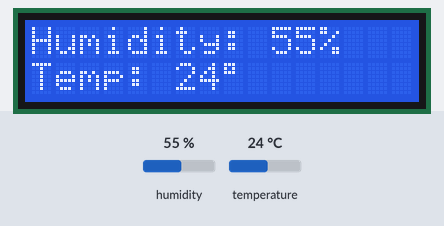
Simulated run of this sketch. Board: Arduino Uno, built with avr-gcc and run on an emulated ATmega328P. Parts: 16×2 character LCD. The inputs (shaded band) are chosen by the test bench; at power-on: humidity 55 %, temperature 24 °C.

Above: at 1.7 s.
1.8 s: humidity set to 22 %
At 3.4 s:
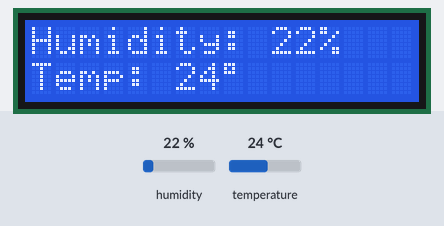
4.5 s: temperature set to 12 °C
At 5.2 s:
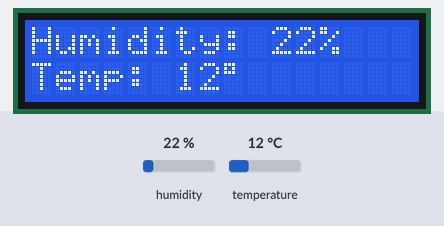
7.2 s: humidity set to 40 %
At 9.5 s:
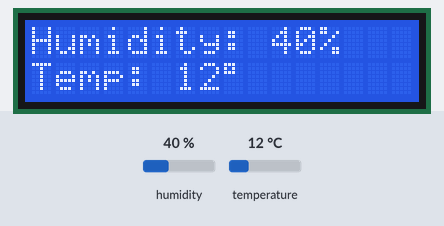
10.2 s: temperature set to 19 °C
At 11.1 s:
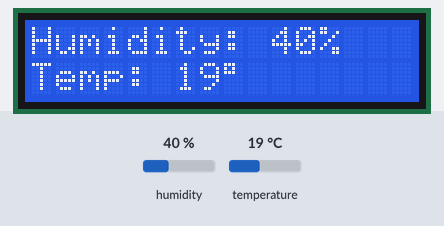
Timing chart, 0 to 13.2 s (numbered marks = the images above; inputs shaded):
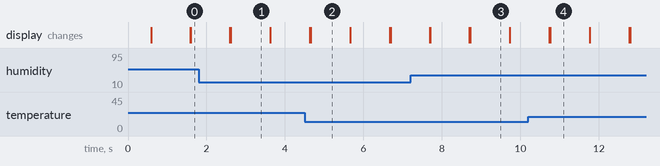

The sketch:

Temperature_and_Humidity_Sensor_with_LCD_Display.ino
```cpp
#include <LiquidCrystal.h>
#include <DHT.h>
#include <math.h>

const int sensePin = 2;
DHT dht = DHT(sensePin, DHT11);

LiquidCrystal lcd(7, 8, 9, 10, 11, 12);

void setup() {
  lcd.begin(16, 2);
  dht.begin();
  delay(500);
}

void loop() {
  float humidity = dht.readHumidity();
  float temp = dht.readTemperature();

  lcd.setCursor(0, 0);
  lcd.print("Humidity: ");
  lcd.print(round(humidity));
  lcd.print("%");
  lcd.setCursor(0, 1);
  lcd.print("Temp: ");
  lcd.print(round(temp));
  lcd.print((char)223);

  delay(1000);
  lcd.clear();
}
```

Measured:
- after the input at 1.8 s, the display: first differs from a run without the input after 0.82 s (image 1)
- after the input at 4.5 s, the display: first differs from a run without the input after 0.16 s (image 2)
- after the input at 7.2 s, the display: first differs from a run without the input after 1.5 s (image 3)
- after the input at 10.2 s, the display: first differs from a run without the input after 0.56 s (image 4)
- what the display in image 1 shows lasts 1.0 s, from 2.6 s to 3.6 s
